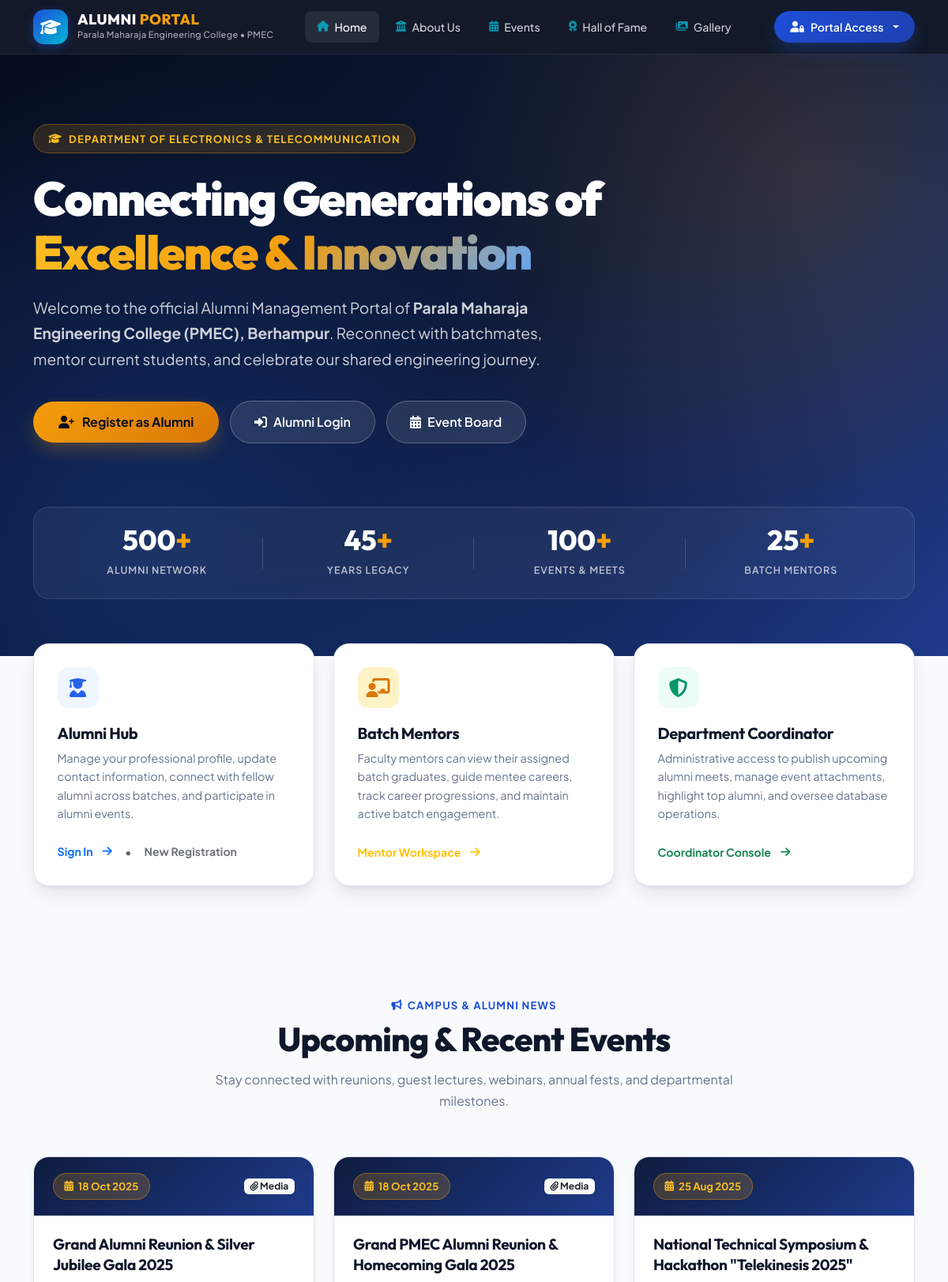
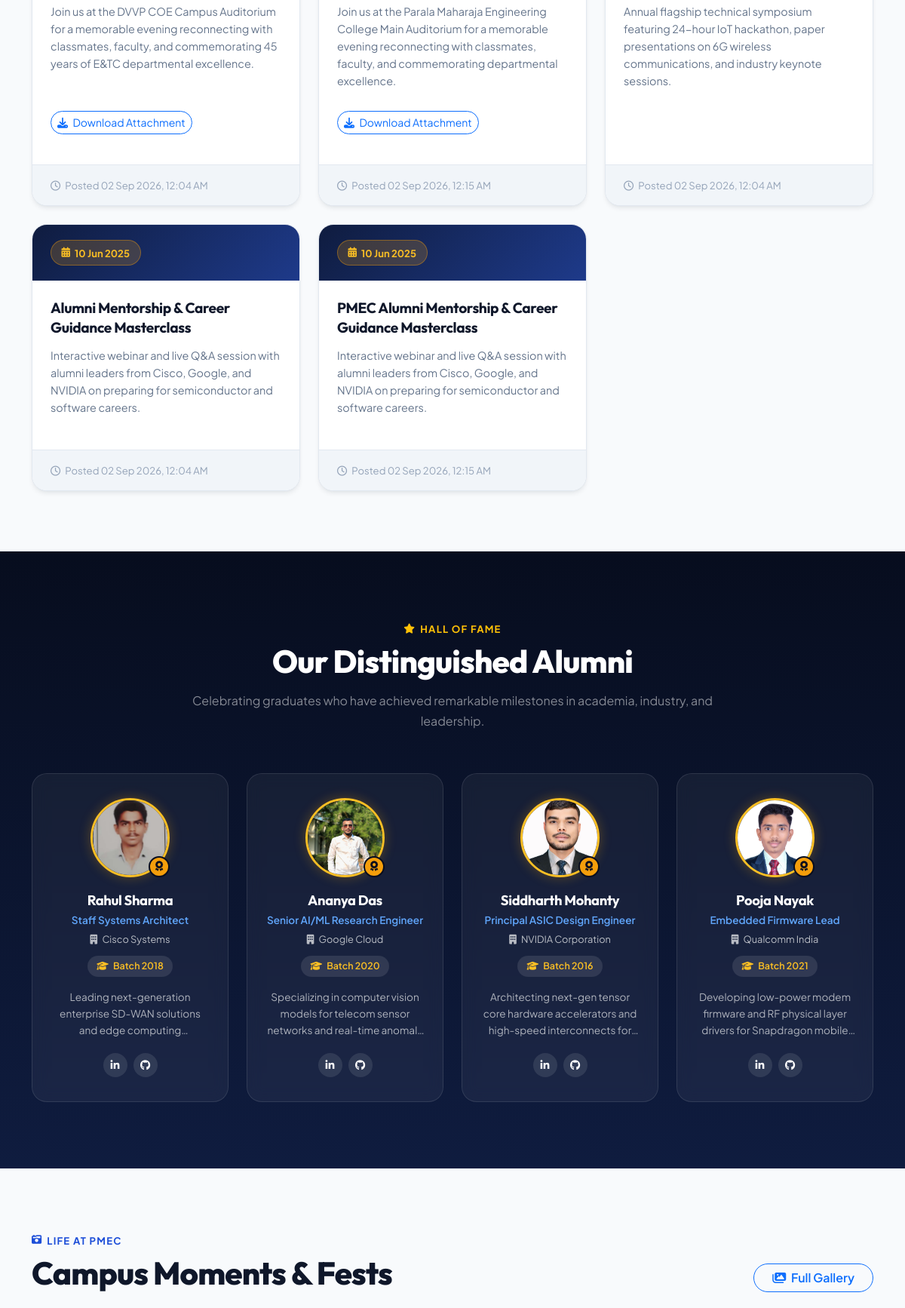
The page / (upper part) on the database its author committed (2 pictures, top to bottom).
### alumni/models.py (models this page shows, shortened)
class Event(models.Model):
    title = models.CharField(max_length=255)
    description = models.TextField()
    media = models.FileField(upload_to='events/', blank=True, null=True, max_length=255)
    date = models.DateField()
    created_at = models.DateTimeField(auto_now_add=True)

class Alumni(AbstractBaseUser, PermissionsMixin):
    id = models.CharField(max_length=255, primary_key=True, unique=True, editable=False)
    email = models.EmailField(unique=True)
    full_name = models.CharField(max_length=255)
    mobile = models.CharField(
        max_length=35,
        blank=True,
        null=True,
        help_text="Include country code with '+' and brackets if needed (e.g., +1 (555) 555-5555)"
    )
    password = models.CharField(max_length=255)
    profile_photo = models.ImageField(upload_to='media/profile_photos/', blank=True, null=True)
    current_job_profile = models.CharField(max_length=255, blank=True, null=True)
    current_company = models.CharField(max_length=255, blank=True, null=True)
    current_job_location = models.CharField(max_length=255, blank=True, null=True)
    city = models.CharField(max_length=255)
    sub_district = models.CharField(max_length=255)
    district = models.CharField(max_length=255)
    state = models.CharField(max_length=255)
    pincode = models.CharField(max_length=10)
    is_international = models.BooleanField(default=False)
    country = models.CharField(max_length=255, blank=True, null=True)
    full_address = models.TextField()
    graduation_year = models.PositiveIntegerField(
        default=2025,
        validators=[MinValueValidator(1900), MaxValueValidator(2025)]
    )
    experience = models.IntegerField(default=0)
    facebook = models.URLField(blank=True, null=True)
    github = models.URLField(blank=True, null=True)
    instagram = models.URLField(blank=True, null=True)
    linkedin = models.URLField(blank=True, null=True)
    sector = models.CharField(max_length=255, blank=True, null=True)
    is_top_alumni = models.BooleanField(
        default=False,
        help_text="Mark as top alumni for display on the home page."
    )
    description = models.TextField(blank=True, null=True)
    is_active = models.BooleanField(default=True)
    is_staff = models.BooleanField(default=False)
    groups = models.ManyToManyField(
        'auth.Group',
        related_name='alumni_set',
        blank=True,
        help_text='The groups this user belongs to.',
        verbose_name='groups'
    )
    user_permissions = models.ManyToManyField(
        'auth.Permission',
        related_name='alumni_set',
        blank=True,
        help_text='Specific permissions for this user.',
        verbose_name='user permissions'
    )
    objects = AlumniManager()
    USERNAME_FIELD = 'email'
    REQUIRED_FIELDS = ['full_name']

### alumni/views.py (the view)
# urls.py: path('', views.index, name='index'),
def index(request):
    events = Event.objects.all().order_by('-date')
    top_alumni = Alumni.objects.filter(is_top_alumni=True)
    if not top_alumni.exists():
        top_alumni = Alumni.objects.all().order_by('-graduation_year')[:8]
    photos = GalleryPhoto.objects.all()
    visitor, _ = VisitorCount.objects.get_or_create(id=1)
    total_alumni_count = Alumni.objects.count()
    total_events_count = Event.objects.count()
    total_mentors_count = BatchMentor.objects.count()
    context = {
        'events': events,
        'top_alumni': top_alumni,
        'photos': photos,
        'visitor_count': visitor.count,
        'total_alumni': max(total_alumni_count, 500),
        'total_events': max(total_events_count, 100),
        'total_mentors': max(total_mentors_count, 25),
    }
    return render(request, 'index.html', context)

### templates/index.html (shortened to what this page needs)
{% extends 'alumni/base.html' %}
{% load static %}
{% load tz %}
{% block content %}
<section class="hero-wrapper">
    <div class="container-xl position-relative">
        <div class="row align-items-center">
            <div class="col-lg-8 col-md-10">
                <div class="hero-badge-pill">
                    <i class="fas fa-graduation-cap"></i> Department of Electronics &amp; Telecommunication
                </div>
                <h1 class="hero-main-title">
                    Connecting Generations of <br><span class="gradient-text">Excellence &amp; Innovation</span>
                </h1>
                <p class="hero-lead-text">
                    Welcome to the official Alumni Management Portal of <strong>Parala Maharaja Engineering College (PMEC), Berhampur</strong>. Reconnect with batchmates, mentor current students, and celebrate our shared engineering journey.
                </p>
                <div class="hero-action-group">
                    {% if request.session.alumni_id %}
                        <a href="{% url 'alumni_profile' %}" class="hero-btn-primary">
                            <i class="fas fa-user-circle"></i> Open My Profile
                        </a>
                    {% else %}
                        <a href="{% url 'alumni_registration' %}" class="hero-btn-primary">
                            <i class="fas fa-user-plus"></i> Register as Alumni
                        </a>
                        <a href="{% url 'alumni_login' %}" class="hero-btn-secondary">
                            <i class="fas fa-sign-in-alt"></i> Alumni Login
                        </a>
                    {% endif %}
                    <a href="#events" class="hero-btn-secondary">
                        <i class="fas fa-calendar-alt"></i> Event Board
                    </a>
                </div>
            </div>
        </div>
        <div class="hero-stats-row mt-4">
            <div class="stat-counter-box">
                <span class="stat-number">{{ total_alumni }}<span>+</span></span>
                <span class="stat-label">Alumni Network</span>
            </div>
            <div class="stat-counter-box">
                <span class="stat-number">45<span>+</span></span>
                <span class="stat-label">Years Legacy</span>
            </div>
            <div class="stat-counter-box">
                <span class="stat-number">{{ total_events }}<span>+</span></span>
                <span class="stat-label">Events &amp; Meets</span>
            </div>
            <div class="stat-counter-box">
                <span class="stat-number">{{ total_mentors }}<span>+</span></span>
                <span class="stat-label">Batch Mentors</span>
            </div>
        </div>
    </div>
</section>
<section class="role-cards-section">
    <div class="container-xl">
        <div class="row g-4">
            <div class="col-lg-4 col-md-6">
                <div class="portal-role-card">
                    <div class="role-icon-box role-icon-alumni">
                        <i class="fas fa-user-graduate"></i>
                    </div>
                    <h3 class="role-card-title">Alumni Hub</h3>
                    <p class="role-card-desc">
                        Manage your professional profile, update contact information, connect with fellow alumni across batches, and participate in alumni events.
                    </p>
                    <div class="d-flex align-items-center gap-3 mt-auto">
                        <a href="{% url 'alumni_login' %}" class="role-card-btn text-primary">
                            Sign In <i class="fas fa-arrow-right ms-1"></i>
                        </a>
                        <span class="text-muted">&bull;</span>
                        <a href="{% url 'alumni_registration' %}" class="role-card-btn text-secondary">
                            New Registration
                        </a>
                    </div>
                </div>
            </div>
            <div class="col-lg-4 col-md-6">
                <div class="portal-role-card">
                    <div class="role-icon-box role-icon-mentor">
                        <i class="fas fa-chalkboard-teacher"></i>
                    </div>
                    <h3 class="role-card-title">Batch Mentors</h3>
                    <p class="role-card-desc">
                        Faculty mentors can view their assigned batch graduates, guide mentee careers, track career progressions, and maintain active batch engagement.
                    </p>
                    <div class="mt-auto">
                        <a href="{% url 'batch_mentor_login' %}" class="role-card-btn text-warning">
                            Mentor Workspace <i class="fas fa-arrow-right ms-1"></i>
                        </a>
                    </div>
                </div>
            </div>
            <div class="col-lg-4 col-md-12">
                <div class="portal-role-card">
                    <div class="role-icon-box role-icon-coord">
                        <i class="fas fa-shield-alt"></i>
                    </div>
                    <h3 class="role-card-title">Department Coordinator</h3>
                    <p class="role-card-desc">
                        Administrative access to publish upcoming alumni meets, manage event attachments, highlight top alumni, and oversee database operations.
                    </p>
                    <div class="mt-auto">
                        <a href="{% url 'alumni_coordinator_login' %}" class="role-card-btn text-success">
                            Coordinator Console <i class="fas fa-arrow-right ms-1"></i>
                        </a>
                    </div>
                </div>
            </div>
        </div>
    </div>
</section>
<section class="section-spacing" id="events">
    <div class="container-xl">
        <div class="section-header-block">
            <span class="section-eyebrow"><i class="fas fa-bullhorn"></i> Campus &amp; Alumni News</span>
            <h2 class="section-main-title">Upcoming &amp; Recent Events</h2>
            <p class="section-subtext">Stay connected with reunions, guest lectures, webinars, annual fests, and departmental milestones.</p>
        </div>
        <div class="row g-4">
            {% for event in events %}
            <div class="col-lg-4 col-md-6">
                <div class="event-card-item">
                    <div class="event-header-date">
                        <span class="event-date-pill">
                            <i class="fas fa-calendar-alt"></i> {{ event.date|date:"d M Y" }}
                        </span>
                        {% if event.media %}
                            <span class="badge bg-light text-dark" title="Attachment Available"><i class="fas fa-paperclip"></i> Media</span>
                        {% endif %}
                    </div>
                    <div class="event-body">
                        <h3 class="event-title">{{ event.title }}</h3>
                        <p class="event-description">{{ event.description|truncatewords:28 }}</p>
                        {% if event.media %}
                            <div class="mt-2 mb-3">
                                <a href="{% url 'download_event_media' event.id %}" class="btn btn-sm btn-outline-primary rounded-pill">
                                    <i class="fas fa-download me-1"></i> Download Attachment
                                </a>
                            </div>
                        {% endif %}
                    </div>
                    <div class="event-footer-bar">
                        <span><i class="far fa-clock me-1"></i> Posted {{ event.created_at|timezone:"Asia/Kolkata"|date:"d M Y, h:i A" }}</span>
                    </div>
                </div>
            </div>
            {% endfor %}
        </div>
    </div>
</section>
<section class="alumni-hall-section" id="alumni">
    <div class="container-xl">
        <div class="section-header-block text-center">
            <span class="section-eyebrow text-warning"><i class="fas fa-star"></i> Hall of Fame</span>
            <h2 class="section-main-title text-white">Our Distinguished Alumni</h2>
            <p class="section-subtext text-white-50">Celebrating graduates who have achieved remarkable milestones in academia, industry, and leadership.</p>
        </div>
        <div class="row g-4 justify-content-center">
            {% for alum in top_alumni|slice:":8" %}
            <div class="col-xl-3 col-lg-4 col-md-6">
                <div class="alumni-card-premium">
                    <div class="alumni-avatar-wrapper">
                        {% if alum.profile_photo %}
                            <img src="{{ alum.profile_photo.url }}" alt="{{ alum.full_name }}" class="alumni-avatar-img">
                        {% else %}
                            <div class="alumni-avatar-img bg-primary text-white d-flex align-items-center justify-content-center fw-bold fs-3">
                                {{ alum.full_name|slice:":2"|upper }}
                            </div>
                        {% endif %}
                        <div class="alumni-star-badge" title="Distinguished Alumni"><i class="fas fa-award"></i></div>
                    </div>
                    <h4 class="alumni-name">{{ alum.full_name }}</h4>
                    <div class="alumni-job-title">{{ alum.current_job_profile|default:"Alumnus" }}</div>
                    <div class="alumni-company-tag"><i class="fas fa-building me-1"></i> {{ alum.current_company|default:"Industry Leader" }}</div>
                    <div class="alumni-batch-pill"><i class="fas fa-graduation-cap me-1"></i> Batch {{ alum.graduation_year }}</div>
                    {% if alum.description %}
                        <p class="alumni-bio-text">{{ alum.description }}</p>
                    {% else %}
                        <p class="alumni-bio-text">Proud alumnus of Department of Electronics &amp; Telecommunication, making impactful contributions in engineering.</p>
                    {% endif %}
                    <div class="alumni-social-links mt-auto">
                        {% if alum.linkedin %}
                            <a href="{{ alum.linkedin }}" target="_blank" rel="noopener" class="alumni-social-btn" title="LinkedIn"><i class="fab fa-linkedin-in"></i></a>
                        {% endif %}
                        {% if alum.github %}
                            <a href="{{ alum.github }}" target="_blank" rel="noopener" class="alumni-social-btn" title="GitHub"><i class="fab fa-github"></i></a>
                        {% endif %}
                    </div>
                </div>
            </div>
            {% empty %}
            <div class="col-12 text-center text-white-50 py-4">
                <p>Alumni profiles will appear here once registered.</p>
            </div>
            {% endfor %}
        </div>
    </div>
</section>
<section class="section-spacing" id="gallery-preview">
    <div class="container-xl">
        <div class="d-flex flex-wrap align-items-end justify-content-between mb-4">
            <div>
                <span class="section-eyebrow"><i class="fas fa-camera-retro"></i> Life at PMEC</span>
                <h2 class="section-main-title mb-0">Campus Moments &amp; Fests</h2>
            </div>
            <a href="{% url 'gallery' %}" class="btn btn-outline-primary rounded-pill px-4 fw-semibold mt-3 mt-md-0">
                <i class="fas fa-images me-1"></i> Full Gallery
            </a>
        </div>
        <div class="row g-4">
        </div>
    </div>
</section>
{% endblock %}

### rows shown on the page
Event: date "18 Oct 2025", shows "Media", title "Grand Alumni Reunion & Silver Jubilee Gala 2025", description "Join us at the DVVP COE Campus Auditorium for a memorable evening reconnecting with classmates, faculty, and commemorating 45 years of E&TC departmental excellence.", shows "Download Attachment", created_at "02 Sep 2026, 12:04 AM"
Event: date "18 Oct 2025", shows "Media", title "Grand PMEC Alumni Reunion & Homecoming Gala 2025", description "Join us at the Parala Maharaja Engineering College Main Auditorium for a memorable evening reconnecting with classmates, faculty, and commemorating departmental excellence.", shows "Download Attachment", created_at "02 Sep 2026, 12:15 AM"
Event: date "25 Aug 2025", title "National Technical Symposium & Hackathon \"Telekinesis 2025\"", description "Annual flagship technical symposium featuring 24-hour IoT hackathon, paper presentations on 6G wireless communications, and industry keynote sessions.", created_at "02 Sep 2026, 12:04 AM"
Event: date "10 Jun 2025", title "Alumni Mentorship & Career Guidance Masterclass", description "Interactive webinar and live Q&A session with alumni leaders from Cisco, Google, and NVIDIA on preparing for semiconductor and software careers.", created_at "02 Sep 2026, 12:04 AM"
Event: date "10 Jun 2025", title "PMEC Alumni Mentorship & Career Guidance Masterclass", description "Interactive webinar and live Q&A session with alumni leaders from Cisco, Google, and NVIDIA on preparing for semiconductor and software careers.", created_at "02 Sep 2026, 12:15 AM"
Alumni: profile_photo (picture), full_name "Rahul Sharma", current_job_profile "Staff Systems Architect", current_company "Cisco Systems", graduation_year "2018", description "Leading next-generation enterprise SD-WAN solutions and edge…"
Alumni: profile_photo (picture), full_name "Ananya Das", current_job_profile "Senior AI/ML Research Engineer", current_company "Google Cloud", graduation_year "2020", description "Specializing in computer vision models for telecom sensor networks and real-time…"
Alumni: profile_photo (picture), full_name "Siddharth Mohanty", current_job_profile "Principal ASIC Design Engineer", current_company "NVIDIA Corporation", graduation_year "2016", description "Architecting next-gen tensor core hardware accelerators and high-speed interconnects…"
Alumni: profile_photo (picture), full_name "Pooja Nayak", current_job_profile "Embedded Firmware Lead", current_company "Qualcomm India", graduation_year "2021", description "Developing low-power modem firmware and RF physical layer drivers for Snapdragon…"

### other values the page prints
{{ total_alumni }} "500"
{{ total_events }} "100"
{{ total_mentors }} "25"
